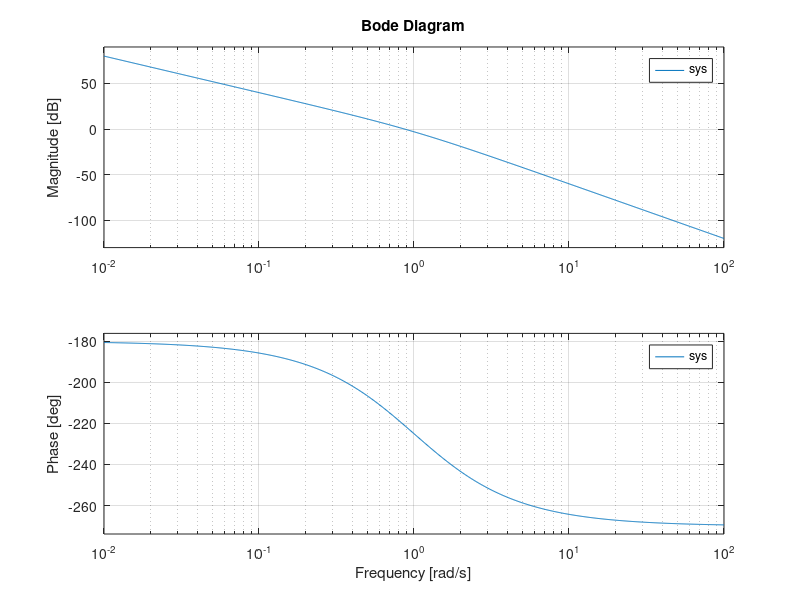

This chart was generated by the following MATLAB code:
UK = 1;
T = 1;

kd = 1;
kp = 1;
ki = 1;

delta = 1;

num = [UK]; % Without
%num = [UK*kd, UK*kp, UK*ki]; % PID
%num = [UK*kd, 0, UK*ki]; % PI

denum = [T, 1 , 0, 0];

sys = tf(num,denum);

bode(sys);